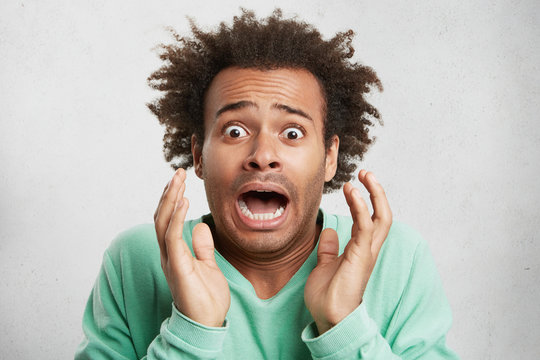
#> input picture images/6.jpg, 540 x 360 px
$ jupyter execute --allow-errors visualize_vgg.ipynb
#> lines starting #> are read from the running program, lines starting #| are printed output that depends on the picture
### models/vgg.py
'''VGG11/13/16/19 in Pytorch.'''
import torch
import torch.nn as nn
import torch.nn.functional as F
from torch.autograd import Variable


cfg = {
    'VGG11': [64, 'M', 128, 'M', 256, 256, 'M', 512, 512, 'M', 512, 512, 'M'],
    'VGG13': [64, 64, 'M', 128, 128, 'M', 256, 256, 'M', 512, 512, 'M', 512, 512, 'M'],
    'VGG16': [64, 64, 'M', 128, 128, 'M', 256, 256, 256, 'M', 512, 512, 512, 'M', 512, 512, 512, 'M'],
    'VGG19': [64, 64, 'M', 128, 128, 'M', 256, 256, 256, 256, 'M', 512, 512, 512, 512, 'M', 512, 512, 512, 512, 'M'],
}


class VGG(nn.Module):
    def __init__(self, vgg_name):
        super(VGG, self).__init__()
        self.features = self._make_layers(cfg[vgg_name])
        self.classifier = nn.Linear(512, 7)

    # [6 lines left out: function forward, not called in this run]

    def _make_layers(self, cfg):
        layers = []
        in_channels = 3
        for x in cfg:
            if x == 'M':
                layers += [nn.MaxPool2d(kernel_size=2, stride=2)]
            else:
                layers += [nn.Conv2d(in_channels, x, kernel_size=3, padding=1),
                           nn.BatchNorm2d(x),
                           nn.ReLU(inplace=True)]
                in_channels = x
        layers += [nn.AvgPool2d(kernel_size=1, stride=1)]
        return nn.Sequential(*layers)

### transforms/functional.py
from __future__ import division
import torch
import math
import random
from PIL import Image, ImageOps, ImageEnhance
try:
    import accimage
except ImportError:
    accimage = None
import numpy as np
import numbers
import types
import collections
import warnings


def _is_pil_image(img):
    if accimage is not None:
        return isinstance(img, (Image.Image, accimage.Image))
    else:
        return isinstance(img, Image.Image)


def _is_tensor_image(img):
    return torch.is_tensor(img) and img.ndimension() == 3


def _is_numpy_image(img):
    return isinstance(img, np.ndarray) and (img.ndim in {2, 3})


def to_tensor(pic):
    """Convert a ``PIL Image`` or ``numpy.ndarray`` to tensor.

    See ``ToTensor`` for more details.

    Args:
        pic (PIL Image or numpy.ndarray): Image to be converted to tensor.

    Returns:
        Tensor: Converted image.
    """
    if not(_is_pil_image(pic) or _is_numpy_image(pic)):
        raise TypeError('pic should be PIL Image or ndarray. Got {}'.format(type(pic)))

    if isinstance(pic, np.ndarray):
        # handle numpy array
        img = torch.from_numpy(pic.transpose((2, 0, 1)))
        # backward compatibility
        return img.float().div(255)

    if accimage is not None and isinstance(pic, accimage.Image):
        nppic = np.zeros([pic.channels, pic.height, pic.width], dtype=np.float32)
        pic.copyto(nppic)
        return torch.from_numpy(nppic)

    # handle PIL Image
    if pic.mode == 'I':
        img = torch.from_numpy(np.array(pic, np.int32, copy=False))
    elif pic.mode == 'I;16':
        img = torch.from_numpy(np.array(pic, np.int16, copy=False))
    else:
        img = torch.ByteTensor(torch.ByteStorage.from_buffer(pic.tobytes()))
    # PIL image mode: 1, L, P, I, F, RGB, YCbCr, RGBA, CMYK
    if pic.mode == 'YCbCr':
        nchannel = 3
    elif pic.mode == 'I;16':
        nchannel = 1
    else:
        nchannel = len(pic.mode)
    img = img.view(pic.size[1], pic.size[0], nchannel)
    # put it from HWC to CHW format
    # yikes, this transpose takes 80% of the loading time/CPU
    img = img.transpose(0, 1).transpose(0, 2).contiguous()
    if isinstance(img, torch.ByteTensor):
        return img.float().div(255)
    else:
        return img


# [156 lines left out: functions to_pil_image, normalize, resize, scale, pad, not called in this run]


def crop(img, i, j, h, w):
    """Crop the given PIL Image.

    Args:
        img (PIL Image): Image to be cropped.
        i: Upper pixel coordinate.
        j: Left pixel coordinate.
        h: Height of the cropped image.
        w: Width of the cropped image.

    Returns:
        PIL Image: Cropped image.
    """
    if not _is_pil_image(img):
        raise TypeError('img should be PIL Image. Got {}'.format(type(img)))

    return img.crop((j, i, j + w, i + h))


def center_crop(img, output_size):
    if isinstance(output_size, numbers.Number):
        output_size = (int(output_size), int(output_size))
    w, h = img.size
    th, tw = output_size
    i = int(round((h - th) / 2.))
    j = int(round((w - tw) / 2.))
    return crop(img, i, j, th, tw)


# [21 lines left out: function resized_crop, not called in this run]


def hflip(img):
    """Horizontally flip the given PIL Image.

    Args:
        img (PIL Image): Image to be flipped.

    Returns:
        PIL Image:  Horizontall flipped image.
    """
    if not _is_pil_image(img):
        raise TypeError('img should be PIL Image. Got {}'.format(type(img)))

    return img.transpose(Image.FLIP_LEFT_RIGHT)


# [13 lines left out: function vflip, not called in this run]


def five_crop(img, size):
    """Crop the given PIL Image into four corners and the central crop.

    .. Note::
        This transform returns a tuple of images and there may be a
        mismatch in the number of inputs and targets your ``Dataset`` returns.

    Args:
       size (sequence or int): Desired output size of the crop. If size is an
           int instead of sequence like (h, w), a square crop (size, size) is
           made.
    Returns:
        tuple: tuple (tl, tr, bl, br, center) corresponding top left,
            top right, bottom left, bottom right and center crop.
    """
    if isinstance(size, numbers.Number):
        size = (int(size), int(size))
    else:
        assert len(size) == 2, "Please provide only two dimensions (h, w) for size."

    w, h = img.size
    crop_h, crop_w = size
    if crop_w > w or crop_h > h:
        raise ValueError("Requested crop size {} is bigger than input size {}".format(size,
                                                                                      (h, w)))
    tl = img.crop((0, 0, crop_w, crop_h))
    tr = img.crop((w - crop_w, 0, w, crop_h))
    bl = img.crop((0, h - crop_h, crop_w, h))
    br = img.crop((w - crop_w, h - crop_h, w, h))
    center = center_crop(img, (crop_h, crop_w))
    return (tl, tr, bl, br, center)


def ten_crop(img, size, vertical_flip=False):
    """Crop the given PIL Image into four corners and the central crop plus the
       flipped version of these (horizontal flipping is used by default).

    .. Note::
        This transform returns a tuple of images and there may be a
        mismatch in the number of inputs and targets your ``Dataset`` returns.

       Args:
           size (sequence or int): Desired output size of the crop. If size is an
               int instead of sequence like (h, w), a square crop (size, size) is
               made.
           vertical_flip (bool): Use vertical flipping instead of horizontal

        Returns:
            tuple: tuple (tl, tr, bl, br, center, tl_flip, tr_flip, bl_flip,
                br_flip, center_flip) corresponding top left, top right,
                bottom left, bottom right and center crop and same for the
                flipped image.
    """
    if isinstance(size, numbers.Number):
        size = (int(size), int(size))
    else:
        assert len(size) == 2, "Please provide only two dimensions (h, w) for size."

    first_five = five_crop(img, size)

    if vertical_flip:
        img = vflip(img)
    else:
        img = hflip(img)

    second_five = five_crop(img, size)
    return first_five + second_five


# [190 lines left out: functions adjust_brightness, adjust_contrast, adjust_saturation, adjust_hue, adjust_gamma, rotate and 1 more, not called in this run]

### transforms/transforms.py
from __future__ import division
import torch
import math
import random
from PIL import Image, ImageOps, ImageEnhance
try:
    import accimage
except ImportError:
    accimage = None
import numpy as np
import numbers
import types
import collections
import warnings

from . import functional as F

__all__ = ["Compose", "ToTensor", "ToPILImage", "Normalize", "Resize", "Scale", "CenterCrop", "Pad",
           "Lambda", "RandomCrop", "RandomHorizontalFlip", "RandomVerticalFlip", "RandomResizedCrop",
           "RandomSizedCrop", "FiveCrop", "TenCrop", "LinearTransformation", "ColorJitter", "RandomRotation",
           "Grayscale", "RandomGrayscale"]


class Compose(object):
    """Composes several transforms together.

    Args:
        transforms (list of ``Transform`` objects): list of transforms to compose.

    Example:
        >>> transforms.Compose([
        >>>     transforms.CenterCrop(10),
        >>>     transforms.ToTensor(),
        >>> ])
    """

    def __init__(self, transforms):
        self.transforms = transforms

    def __call__(self, img):
        for t in self.transforms:
            img = t(img)
        return img


class ToTensor(object):
    """Convert a ``PIL Image`` or ``numpy.ndarray`` to tensor.

    Converts a PIL Image or numpy.ndarray (H x W x C) in the range
    [0, 255] to a torch.FloatTensor of shape (C x H x W) in the range [0.0, 1.0].
    """

    def __call__(self, pic):
        """
        Args:
            pic (PIL Image or numpy.ndarray): Image to be converted to tensor.

        Returns:
            Tensor: Converted image.
        """
        return F.to_tensor(pic)


class ToPILImage(object):
    """Convert a tensor or an ndarray to PIL Image.

    Converts a torch.*Tensor of shape C x H x W or a numpy ndarray of shape
    H x W x C to a PIL Image while preserving the value range.

    Args:
        mode (`PIL.Image mode`_): color space and pixel depth of input data (optional).
            If ``mode`` is ``None`` (default) there are some assumptions made about the input data:
            1. If the input has 3 channels, the ``mode`` is assumed to be ``RGB``.
            2. If the input has 4 channels, the ``mode`` is assumed to be ``RGBA``.
            3. If the input has 1 channel, the ``mode`` is determined by the data type (i,e,
            ``int``, ``float``, ``short``).

    .. _PIL.Image mode: http://pillow.readthedocs.io/en/3.4.x/handbook/concepts.html#modes
    """
    def __init__(self, mode=None):
        self.mode = mode

    # [10 lines left out: function __call__, not called in this run]


class Normalize(object):
    """Normalize an tensor image with mean and standard deviation.
    Given mean: ``(M1,...,Mn)`` and std: ``(S1,..,Sn)`` for ``n`` channels, this transform
    will normalize each channel of the input ``torch.*Tensor`` i.e.
    ``input[channel] = (input[channel] - mean[channel]) / std[channel]``

    Args:
        mean (sequence): Sequence of means for each channel.
        std (sequence): Sequence of standard deviations for each channel.
    """

    def __init__(self, mean, std):
        self.mean = mean
        self.std = std

    # [9 lines left out: function __call__, not called in this run]


class Resize(object):
    """Resize the input PIL Image to the given size.

    Args:
        size (sequence or int): Desired output size. If size is a sequence like
            (h, w), output size will be matched to this. If size is an int,
            smaller edge of the image will be matched to this number.
            i.e, if height > width, then image will be rescaled to
            (size * height / width, size)
        interpolation (int, optional): Desired interpolation. Default is
            ``PIL.Image.BILINEAR``
    """

    # [14 lines left out: functions __init__, __call__, not called in this run]


class Scale(Resize):
    """
    Note: This transform is deprecated in favor of Resize.
    """
    # [4 lines left out: function __init__, not called in this run]


class CenterCrop(object):
    """Crops the given PIL Image at the center.

    Args:
        size (sequence or int): Desired output size of the crop. If size is an
            int instead of sequence like (h, w), a square crop (size, size) is
            made.
    """

    # [15 lines left out: functions __init__, __call__, not called in this run]


class Pad(object):
    """Pad the given PIL Image on all sides with the given "pad" value.

    Args:
        padding (int or tuple): Padding on each border. If a single int is provided this
            is used to pad all borders. If tuple of length 2 is provided this is the padding
            on left/right and top/bottom respectively. If a tuple of length 4 is provided
            this is the padding for the left, top, right and bottom borders
            respectively.
        fill: Pixel fill value. Default is 0. If a tuple of
            length 3, it is used to fill R, G, B channels respectively.
    """

    # [19 lines left out: functions __init__, __call__, not called in this run]


class Lambda(object):
    """Apply a user-defined lambda as a transform.

    Args:
        lambd (function): Lambda/function to be used for transform.
    """

    def __init__(self, lambd):
        assert isinstance(lambd, types.LambdaType)
        self.lambd = lambd

    def __call__(self, img):
        return self.lambd(img)


class RandomCrop(object):
    """Crop the given PIL Image at a random location.

    Args:
        size (sequence or int): Desired output size of the crop. If size is an
            int instead of sequence like (h, w), a square crop (size, size) is
            made.
        padding (int or sequence, optional): Optional padding on each border
            of the image. Default is 0, i.e no padding. If a sequence of length
            4 is provided, it is used to pad left, top, right, bottom borders
            respectively.
    """

    # [41 lines left out: functions __init__, get_params, __call__, not called in this run]


class RandomHorizontalFlip(object):
    """Horizontally flip the given PIL Image randomly with a probability of 0.5."""

    # [11 lines left out: function __call__, not called in this run]


class RandomVerticalFlip(object):
    """Vertically flip the given PIL Image randomly with a probability of 0.5."""

    # [11 lines left out: function __call__, not called in this run]


class RandomResizedCrop(object):
    """Crop the given PIL Image to random size and aspect ratio.

    A crop of random size (default: of 0.08 to 1.0) of the original size and a random
    aspect ratio (default: of 3/4 to 4/3) of the original aspect ratio is made. This crop
    is finally resized to given size.
    This is popularly used to train the Inception networks.

    Args:
        size: expected output size of each edge
        scale: range of size of the origin size cropped
        ratio: range of aspect ratio of the origin aspect ratio cropped
        interpolation: Default: PIL.Image.BILINEAR
    """

    # [51 lines left out: functions __init__, get_params, __call__, not called in this run]


class RandomSizedCrop(RandomResizedCrop):
    """
    Note: This transform is deprecated in favor of RandomResizedCrop.
    """
    # [4 lines left out: function __init__, not called in this run]


class FiveCrop(object):
    """Crop the given PIL Image into four corners and the central crop

    .. Note::
         This transform returns a tuple of images and there may be a mismatch in the number of
         inputs and targets your Dataset returns. See below for an example of how to deal with
         this.

    Args:
         size (sequence or int): Desired output size of the crop. If size is an ``int``
            instead of sequence like (h, w), a square crop of size (size, size) is made.

    Example:
         >>> transform = Compose([
         >>>    FiveCrop(size), # this is a list of PIL Images
         >>>    Lambda(lambda crops: torch.stack([ToTensor()(crop) for crop in crops])) # returns a 4D tensor
         >>> ])
         >>> #In your test loop you can do the following:
         >>> input, target = batch # input is a 5d tensor, target is 2d
         >>> bs, ncrops, c, h, w = input.size()
         >>> result = model(input.view(-1, c, h, w)) # fuse batch size and ncrops
         >>> result_avg = result.view(bs, ncrops, -1).mean(1) # avg over crops
    """

    # [7 lines left out: function __init__, not called in this run]

    def __call__(self, img):
        return F.five_crop(img, self.size)


class TenCrop(object):
    """Crop the given PIL Image into four corners and the central crop plus the flipped version of
    these (horizontal flipping is used by default)

    .. Note::
         This transform returns a tuple of images and there may be a mismatch in the number of
         inputs and targets your Dataset returns. See below for an example of how to deal with
         this.

    Args:
        size (sequence or int): Desired output size of the crop. If size is an
            int instead of sequence like (h, w), a square crop (size, size) is
            made.
        vertical_flip(bool): Use vertical flipping instead of horizontal

    Example:
         >>> transform = Compose([
         >>>    TenCrop(size), # this is a list of PIL Images
         >>>    Lambda(lambda crops: torch.stack([ToTensor()(crop) for crop in crops])) # returns a 4D tensor
         >>> ])
         >>> #In your test loop you can do the following:
         >>> input, target = batch # input is a 5d tensor, target is 2d
         >>> bs, ncrops, c, h, w = input.size()
         >>> result = model(input.view(-1, c, h, w)) # fuse batch size and ncrops
         >>> result_avg = result.view(bs, ncrops, -1).mean(1) # avg over crops
    """

    def __init__(self, size, vertical_flip=False):
        self.size = size
        if isinstance(size, numbers.Number):
            self.size = (int(size), int(size))
        else:
            assert len(size) == 2, "Please provide only two dimensions (h, w) for size."
            self.size = size
        self.vertical_flip = vertical_flip

    def __call__(self, img):
        return F.ten_crop(img, self.size, self.vertical_flip)


class LinearTransformation(object):
    """Transform a tensor image with a square transformation matrix computed
    offline.

    Given transformation_matrix, will flatten the torch.*Tensor, compute the dot
    product with the transformation matrix and reshape the tensor to its
    original shape.

    Applications:
    - whitening: zero-center the data, compute the data covariance matrix
                 [D x D] with np.dot(X.T, X), perform SVD on this matrix and
                 pass it as transformation_matrix.

    Args:
        transformation_matrix (Tensor): tensor [D x D], D = C x H x W
    """

    # [22 lines left out: functions __init__, __call__, not called in this run]


class ColorJitter(object):
    """Randomly change the brightness, contrast and saturation of an image.

    Args:
        brightness (float): How much to jitter brightness. brightness_factor
            is chosen uniformly from [max(0, 1 - brightness), 1 + brightness].
        contrast (float): How much to jitter contrast. contrast_factor
            is chosen uniformly from [max(0, 1 - contrast), 1 + contrast].
        saturation (float): How much to jitter saturation. saturation_factor
            is chosen uniformly from [max(0, 1 - saturation), 1 + saturation].
        hue(float): How much to jitter hue. hue_factor is chosen uniformly from
            [-hue, hue]. Should be >=0 and <= 0.5.
    """
    # [49 lines left out: functions __init__, get_params, __call__, not called in this run]


class RandomRotation(object):
    """Rotate the image by angle.

    Args:
        degrees (sequence or float or int): Range of degrees to select from.
            If degrees is a number instead of sequence like (min, max), the range of degrees
            will be (-degrees, +degrees).
        resample ({PIL.Image.NEAREST, PIL.Image.BILINEAR, PIL.Image.BICUBIC}, optional):
            An optional resampling filter.
            See http://pillow.readthedocs.io/en/3.4.x/handbook/concepts.html#filters
            If omitted, or if the image has mode "1" or "P", it is set to PIL.Image.NEAREST.
        expand (bool, optional): Optional expansion flag.
            If true, expands the output to make it large enough to hold the entire rotated image.
            If false or omitted, make the output image the same size as the input image.
            Note that the expand flag assumes rotation around the center and no translation.
        center (2-tuple, optional): Optional center of rotation.
            Origin is the upper left corner.
            Default is the center of the image.
    """

    # [36 lines left out: functions __init__, get_params, __call__, not called in this run]


class Grayscale(object):
    """Convert image to grayscale.

    Args:
        num_output_channels (int): (1 or 3) number of channels desired for output image

    Returns:
        PIL Image: Grayscale version of the input.
        - If num_output_channels == 1 : returned image is single channel
        - If num_output_channels == 3 : returned image is 3 channel with r == g == b

    """

    def __init__(self, num_output_channels=1):
        self.num_output_channels = num_output_channels

    # [9 lines left out: function __call__, not called in this run]


class RandomGrayscale(object):
    """Randomly convert image to grayscale with a probability of p (default 0.1).

    Args:
        p (float): probability that image should be converted to grayscale.

    Returns:
        PIL Image: Grayscale version of the input image with probability p and unchanged
        with probability (1-p).
        - If input image is 1 channel: grayscale version is 1 channel
        - If input image is 3 channel: grayscale version is 3 channel with r == g == b

    """

    def __init__(self, p=0.1):
        self.p = p

    # [12 lines left out: function __call__, not called in this run]

### visualize_vgg.ipynb
[cell 1]
import cv2
import glob
import numpy as np
import matplotlib.pyplot as plt
from PIL import Image
import torch
import torch.nn.functional as F
import os
from torch.autograd import Variable

import transforms as transforms
from skimage import io
from skimage.transform import resize
from models import *

**Define Helper Functions and Transformations**

[cell 2]
cut_size = 44

transform_test = transforms.Compose([
    transforms.TenCrop(cut_size),
    transforms.Lambda(lambda crops: torch.stack([transforms.ToTensor()(crop) for crop in crops])),
])
def rgb2gray(rgb):
    return np.dot(rgb[...,:3], [0.299, 0.587, 0.114])

**Load the model**

[cell 3]
class_names = ['Angry', 'Disgust', 'Fear', 'Happy', 'Sad', 'Surprise', 'Neutral']

#> (the rest of this cell did not finish here and is left out)

**Define Visualization Function**

[cell 4]
def visualize_results(img_path):
#> called with img_path = 'images/6.jpg'
    raw_img = io.imread(img_path)
#> raw_img is the input picture: shape (360, 540, 3); mean R, G, B 183.5, 181.6, 173
    gray = rgb2gray(raw_img)
#> in rgb2gray, `return np.dot(rgb[...,:3], [0.299, 0.587, 0.114])`:
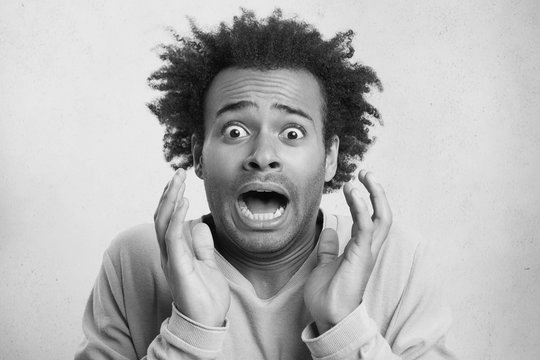
#> returned value: shape (360, 540) float64; min 0.587, max 251.1, mean 181.2
    gray = resize(gray, (48,48), mode='symmetric').astype(np.uint8)
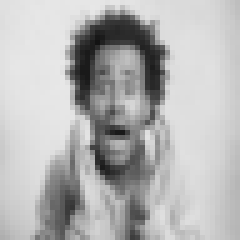
#> gray: shape (48, 48) (shown 5 times larger); min 19, max 231, mean 180.7

    img = gray[:, :, np.newaxis]
    img = np.concatenate((img, img, img), axis=2)
    img = Image.fromarray(img)
    inputs = transform_test(img)
#> (the rest of the program and of its run is left out)
